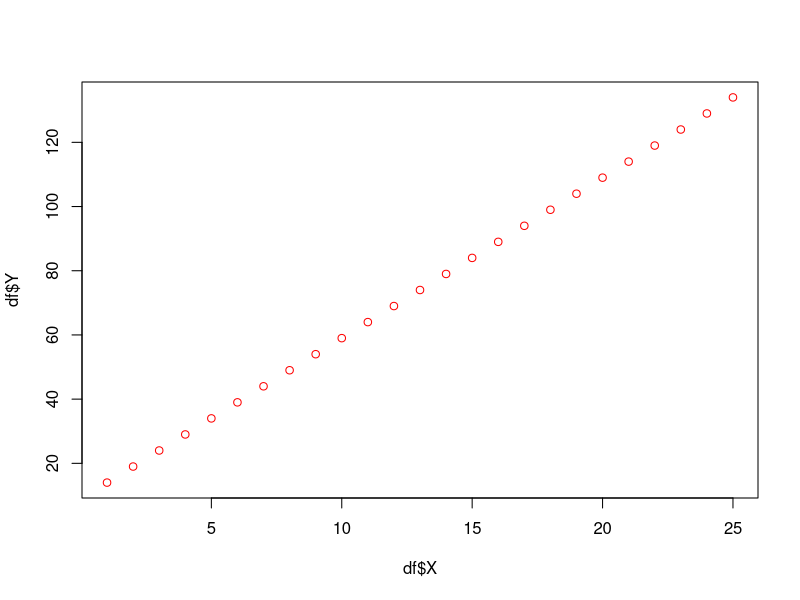
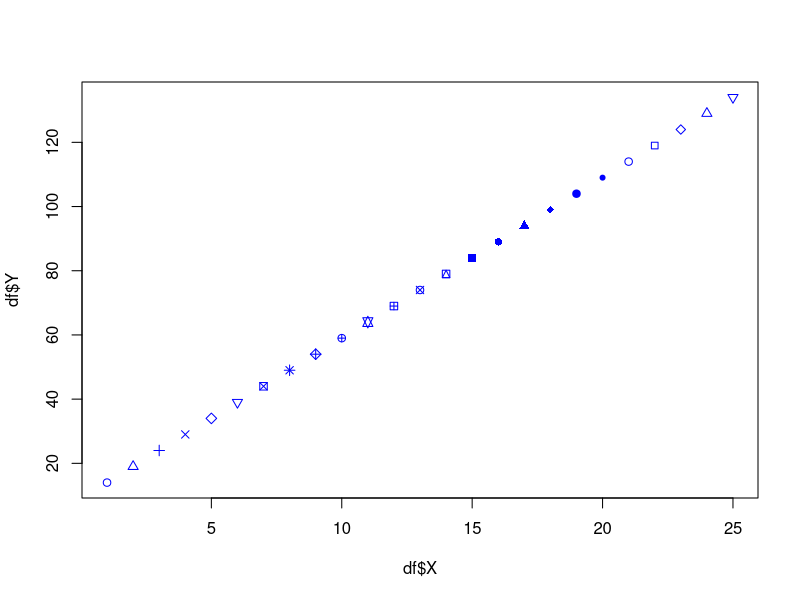
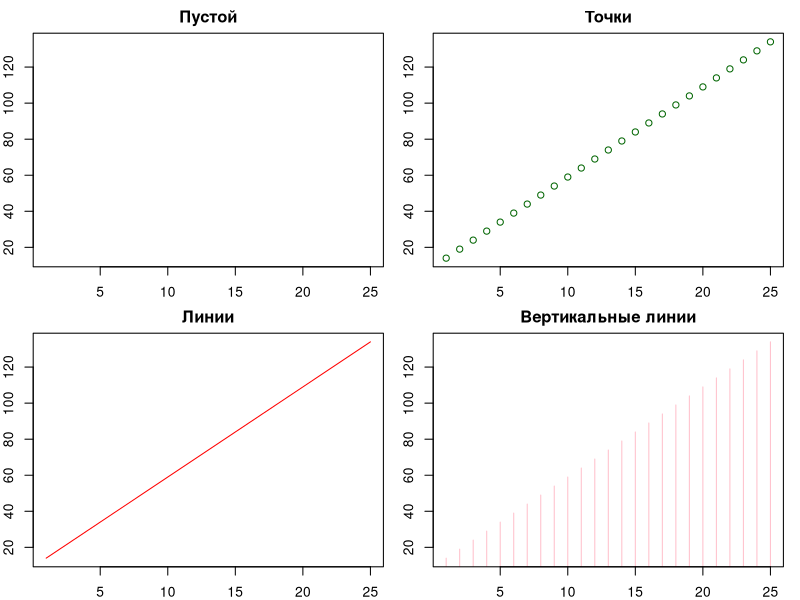
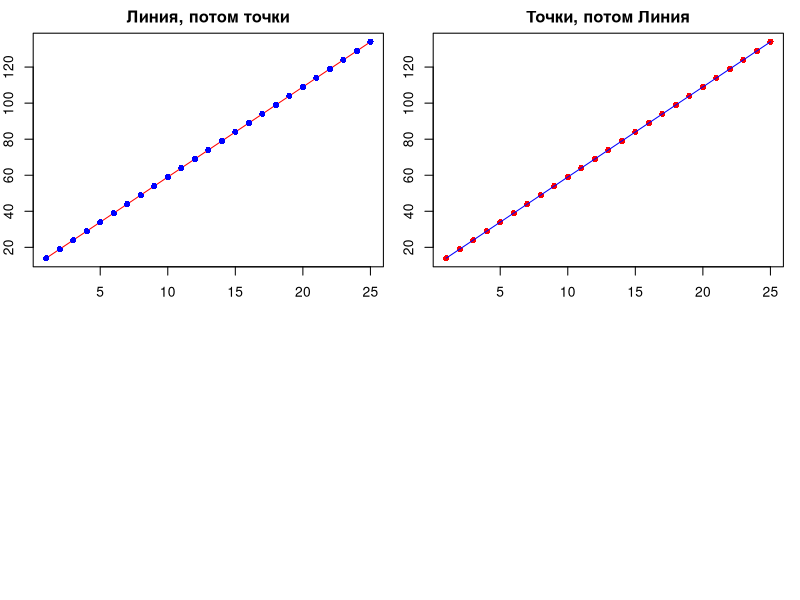
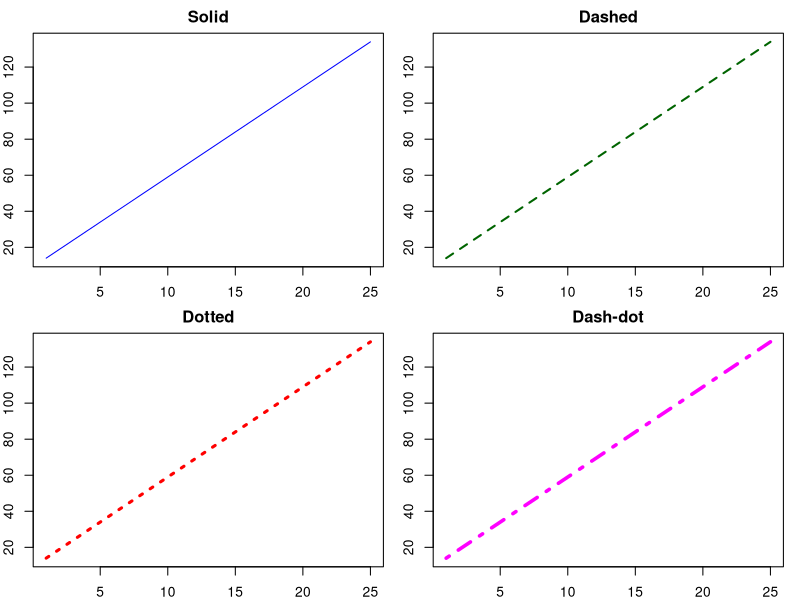
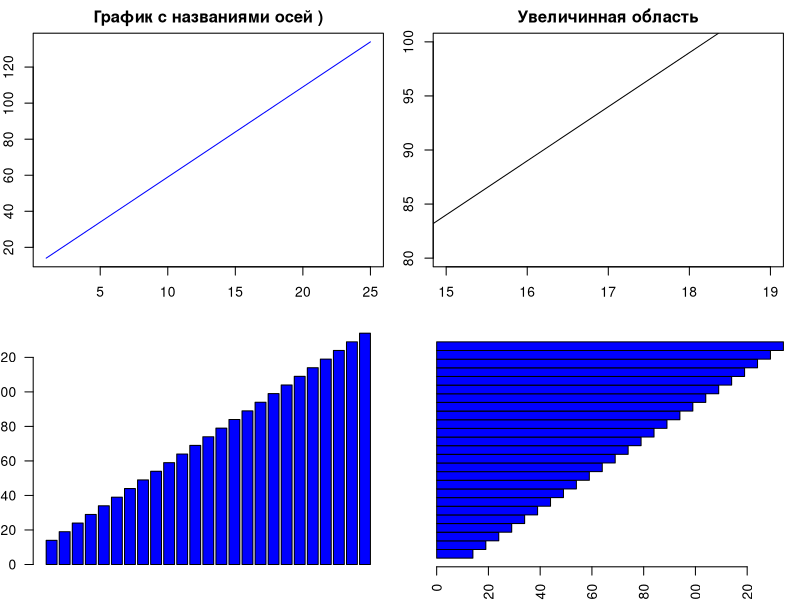
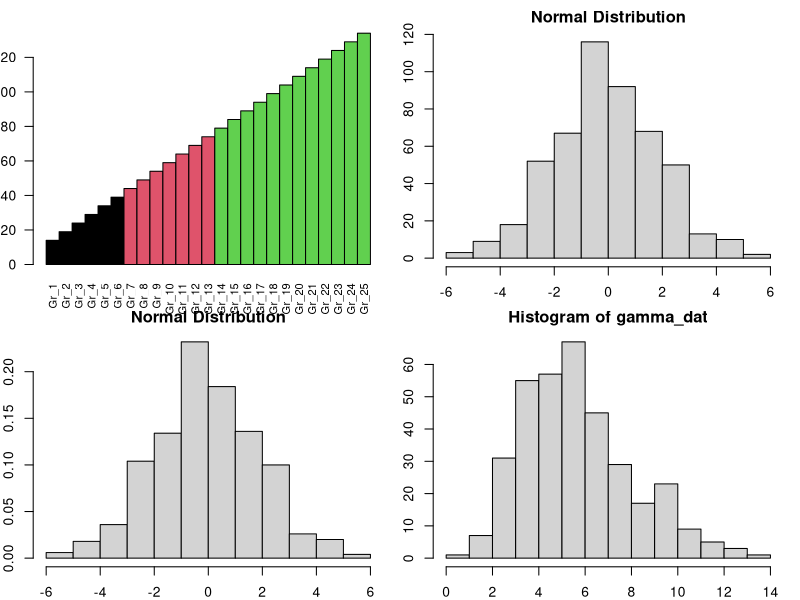
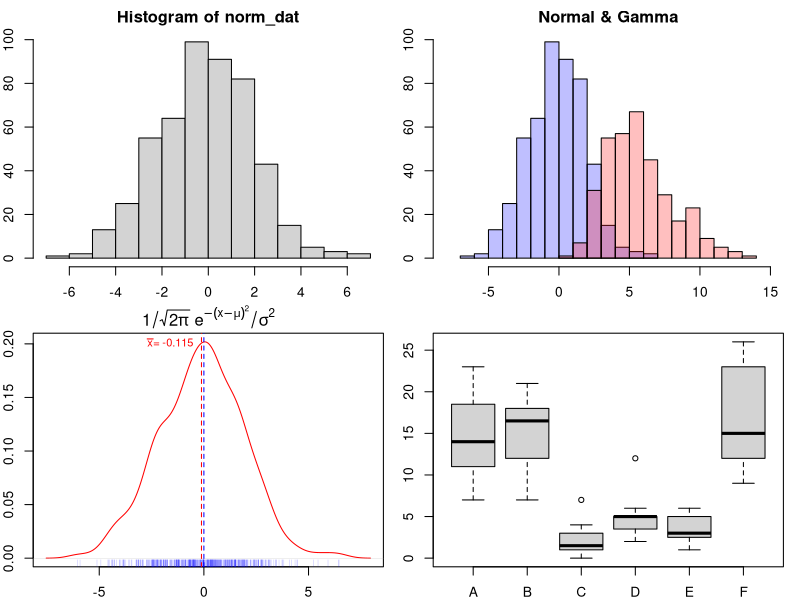

Here is the R script that generated these plots, in order:
## ---- chunk 1
df <- data.frame(X=1:25, Y=5*(1:25)+9)
plot(x = df$X, y = df$Y, col ="red")
## ---- chunk 2
plot(x = df$X, y = df$Y, col ="blue", pch = 1:25)
## ---- chunk 3
# Зададим разметку слоя 2 на 2 и размер полей 
# задается против часовой стрелки: низ,справа, верх, слева
par(mfrow=c(2,2), mar = c(2,2,2,1))
# Без данных
plot(x = df$X, y = df$Y, col ="blue", type = "n", main = "Пустой")
# Точки
plot(x = df$X, y = df$Y, col ="darkgreen", type = "p", main = "Точки")
# Линия
plot(x = df$X, y = df$Y, col ="red", type = "l", main = "Линии")
# Вертикальные линии
plot(x = df$X, y = df$Y, col ="pink", type = "h", main = "Вертикальные линии")
## ---- chunk 4
plot(x = df$X, y = df$Y, col ="red", type = "l", main = "Линия, потом точки")
points(x = df$X, y = df$Y, col = "blue", pch = 16) 
## ---- chunk 5
plot(x = df$X, y = df$Y, col ="red", type = "p", pch = 16, main = "Точки, потом Линия")
# Отрисовываем линию поверх диаграммы с точками
lines(x = df$X, y = df$Y, col = "blue")
## ---- chunk 6
par(mfrow=c(2,2), mar = c(2,2,2,1))
# Сплошная
plot(x = df$X, y = df$Y, col ="blue", type = "l", lwd = 1, lty = 1, main = "Solid")
# Штрих
plot(x = df$X, y = df$Y, col ="darkgreen", type = "l", lwd = 2, lty = 2, main = "Dashed")
# Точечная
plot(x = df$X, y = df$Y, col ="red", type = "l", lwd = 3, lty = 3,main = "Dotted")
# штрих-пунктирная
plot(x = df$X, y = df$Y, col ="magenta", type = "l", lwd = 3.5, lty = 4,main = "Dash-dot")
## ---- chunk 7
plot(x = df$X, y = df$Y, col ="blue", type = "l", xlab = "не Ось Y", ylab = "не Ось X", main = "График с названиями осей )")
## ---- chunk 8
plot(x = df$X, y = df$Y, type = "l", xlab = "Время, мин", ylab = "Arbitrary units", xlim = c(15,19), ylim = c(80, 100), main = "Увеличинная область")
## ---- chunk 9
df <- data.frame(X = 1:25, Y = 5*(1:25)+9, Labs = paste("Gr", df$X, sep = "_"))
# 
barplot(height = df$Y, names.arg = df$Group, las = 2,  cex.names = 0.8, col = "blue")
## ---- chunk 10
barplot(height = df$Y, names.arg = df$Group, las = 2,  cex.names = 0.8, col = "blue", horiz = TRUE, space = 0)
## ---- chunk 11
df$Group <- c(rep("A", 6), rep("B", 7), rep("C", 12))
barplot(height = df$Y, names.arg = df$Labs, las = 2,  cex.names = 0.8
        , col = as.factor(df$Group)
        , horiz = FALSE
        , space = 0)
## ---- chunk 12
set.seed(42)
norm_dat <- rnorm(500, mean = 0, sd = 2)
# Частотная гистграмма
hist(norm_dat, main = "Normal Distribution", xlab = " ")

# Утановив probability = TRUE , на гистограмме будут отложены вероятности по оси Y 
hist(norm_dat, main = "Normal Distribution", xlab = " ", probability = TRUE)
## ---- chunk 13
set.seed(42)
# Вектор случайных значений из гамма распределения
gamma_dat <- rgamma(350, shape = 6)
# Вектор случайных значений из нормального распределения
norm_dat <- rnorm(500, mean = 0, sd = 2)
# Гистограмма выборки из Гамма распределения
hist_gamma <- hist(gamma_dat)
# Гистограмма из выборки  Нормального распределения
hist_norm <- hist(norm_dat)

# Отрисовываем гистограмму нормального распределения через plot() 
plot(hist_norm
     , col = rgb(0, 0, 1, 0.25)
     , xlim = c(-8, 15)
     , main = "Normal & Gamma"
     , xlab ="")

# Добавляем Гамма гистограмму через plot() с аргументом add=TRUE 
plot(hist_gamma, col=rgb(1, 0, 0, 0.25), add=TRUE)

## ---- chunk 14
# Среднего арифметиечского для входных данных
mu <- round(mean(norm_dat), digits = 3)
main_title = expression(1/sqrt(2*pi)~e^-(x-mu)^2/sigma^2)
# Создаем крнвеер
norm_dat |>
  density(x= _, bw = 0.5) |>
  plot(, main = main_title, col = "red", xlab="")

# добавим точки данных на оси X в виде рисок синнго цвета с каналом 
# полупрозрачности 0.25
rug(norm_dat, col = rgb(0, 0, 1, 0.25))
# Добавим вертикальные линии в точках 0 и mu 

abline(v = c(0, mu), lty = 2, col = c("blue", "red"))
# Добавим аннотацию в точках 0 и mu 
text(x = mu
     , y = 0.2
     , labels = bquote(bar(x)* "= " * .(mu))
     , pos = 2
     , col = "red"
     , cex = 0.8)
## ---- chunk 15
head(InsectSprays)
table(InsectSprays$spray)
boxplot(count ~ spray, data = InsectSprays)
